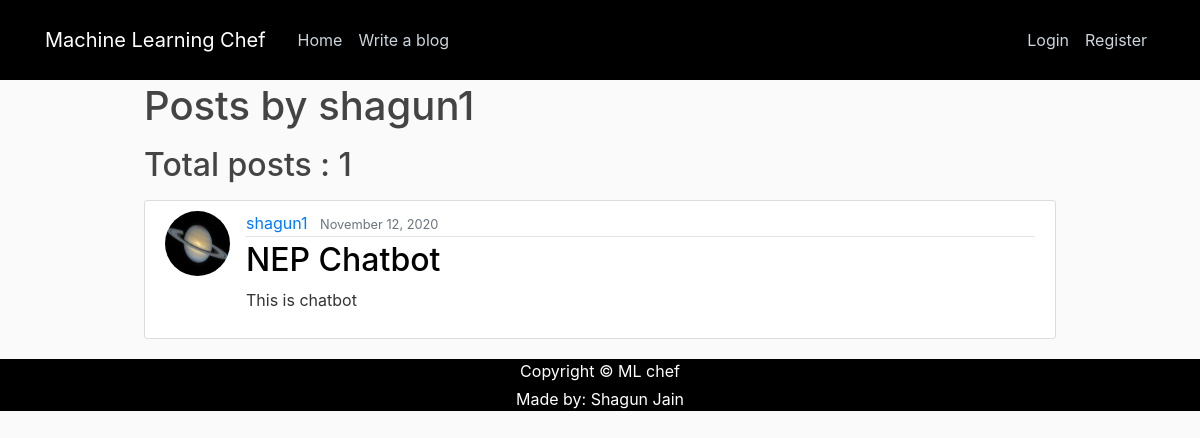
The app's page /user/shagun1/ with its own data.
### myblog/models.py (models this page shows, shortened)
class Post(models.Model):
    title = models.CharField(max_length=100)
    content = models.TextField()
    date_posted = models.DateTimeField(default=timezone.now)
    author = models.ForeignKey(User, on_delete=models.CASCADE)
    likes = models.ManyToManyField(User,related_name='post_like')

### myusers/models.py (models this page shows, shortened)
class Profile(models.Model):
	user = models.OneToOneField(User, on_delete=models.CASCADE)
	image = models.ImageField(default='mine.jpg', upload_to='profile_pics')

### myblog/views.py (the view)
# urls.py: path('user/<str:username>/', userPost_ListView.as_view(), name='blog-user_post'),
class userPost_ListView(ListView):
	model = Post
	template_name = 'myblog/user_post.html'
	context_object_name = 'posts'
	paginate_by = 2
	def get_queryset(self):
		user = get_object_or_404(User, username=self.kwargs.get('username'))
		return Post.objects.filter(author=user).order_by('-date_posted')

### myblog/templates/myblog/user_post.html (shortened to what this page needs)
{% extends "myblog/base.html" %}
{% block content %}
    <h1 class="mb-3">Posts by {{ view.kwargs.username }}</h1>
    <h2 class="mb-3">Total posts : {{ page_obj.paginator.count }}</h2>
    {% for post in posts %}
        <article class="media content-section">
          <img class="rounded-circle article-img" src="{{ post.author.profile.image.url }}">
          <div class="media-body">
            <div class="article-metadata">
              <a class="mr-2" href="{% url 'blog-user_post' post.author.username %}">{{ post.author }}</a>
              <small class="text-muted">{{ post.date_posted|date:"F d, Y" }}</small>
            </div>
            <h2><a class="article-title" href="{% url 'post-detail' post.id %}">{{ post.title }}</a></h2>
            <p class="article-content">{{ post.content }}</p>
          </div>
        </article>
    {% endfor %}
{% endblock content %}

### myblog/static/myblog/main.css (style rules this page uses)
:root { --text-gray: #3f4954; --text-light : #686666da; --bg-color: #0f0f0f; --white: #ffffff; --midnight: #104f55; --sky: linear-gradient(120deg, #a1c4fd 0%, #c2e9fb 100%); --Abel: 'Abel', cursive; --Anton: 'Anton', cursive; --Josefin : 'Josefin', cursive; --Lexend: 'Lexend', cursive; --Livvic : 'Livvic', cursive; }
body { background: #fafafa; color: #333333; }
h1, h2, h3, h4, h5, h6 { color: #444444; }
.content-section { background: #ffffff; padding: 10px 20px; border: 1px solid #dddddd; border-radius: 3px; margin-bottom: 20px; }
.article-title { color: #000000; }
.article-content { white-space: pre-line; }
.article-img { height: 65px; width: 65px; margin-right: 16px; }
.article-metadata { padding-bottom: 1px; margin-bottom: 4px; border-bottom: 1px solid #e3e3e3 }

### records on screen
Post: author.profile.image (picture), author "shagun1", date_posted "November 12, 2020", title "NEP Chatbot", content "This is chatbot"

### other values on screen
{{ view.kwargs.username }} "shagun1"
{{ page_obj.paginator.count }} "1"
